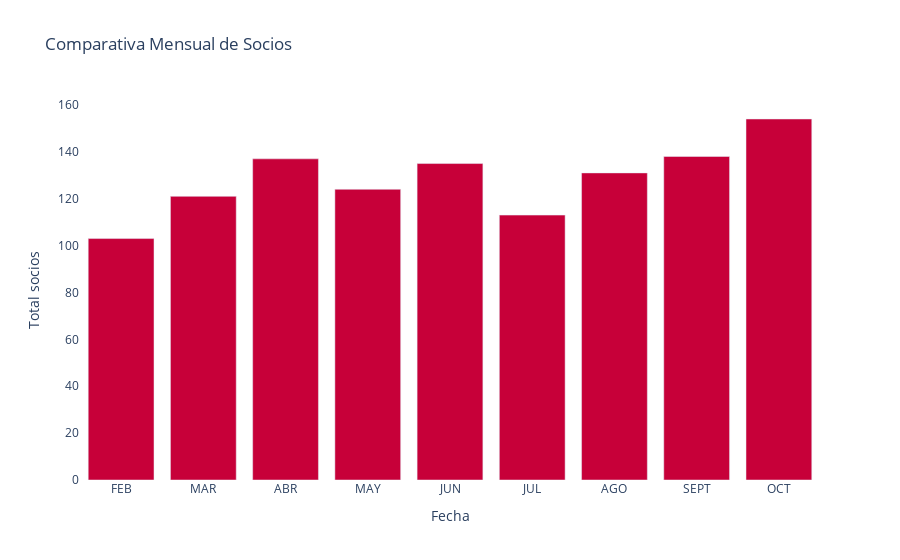

Write notebook code for a chart like this one.
### Markdown cell above
Vamos a ir un pasito mas alla, y evaluar la cantidad de socios por mes. Para ver si ese es el motivo por el cual hubieron menos ingresos.

### Code cell
fig = px.bar(socios_vol_por_mes, x='MES', y='SOCIOS_VOL', 
             barmode='group',
             title='Comparativa Mensual de Socios',
             labels={'SOCIOS_VOL': 'Socios', 'FECHA': 'Fecha'})

fig.update_layout(
    xaxis_title="Fecha",
    yaxis_title="Total socios",
    plot_bgcolor='white',
    hovermode='x unified'
)

# Cambiar el color de las barras
fig.update_traces(marker_color='#C70039')  # Establecer el color de las barras

fig.show()
pio.write_html(fig, 'Socios_Por_mes_v.html', auto_open=True)

### Figure 1 — Plotly figure (JSON) as saved in the notebook; plotly's stock layout.template omitted (floating-point values rounded to 4 significant figures)
{"data": [{"alignmentgroup": "True", "hovertemplate": "MES=%{x}<br>Socios=%{y}<extra></extra>", "legendgroup": "", "marker": {"color": "#C70039", "pattern": {"shape": ""}}, "name": "", "offsetgroup": "", "orientation": "v", "showlegend": false, "textposition": "auto", "type": "bar", "x": ["FEB", "MAR", "ABR", "MAY", "JUN", "JUL", "AGO", "SEPT", "OCT"], "xaxis": "x", "y": [103, 121, 137, 124, 135, 113, 131, 138, 154], "yaxis": "y"}], "layout": {"barmode": "group", "hovermode": "x unified", "legend": {"tracegroupgap": 0}, "plot_bgcolor": "white", "title": {"text": "Comparativa Mensual de Socios"}, "xaxis": {"anchor": "y", "domain": [0, 1], "title": {"text": "Fecha"}}, "yaxis": {"anchor": "x", "domain": [0, 1], "title": {"text": "Total socios"}}}}
